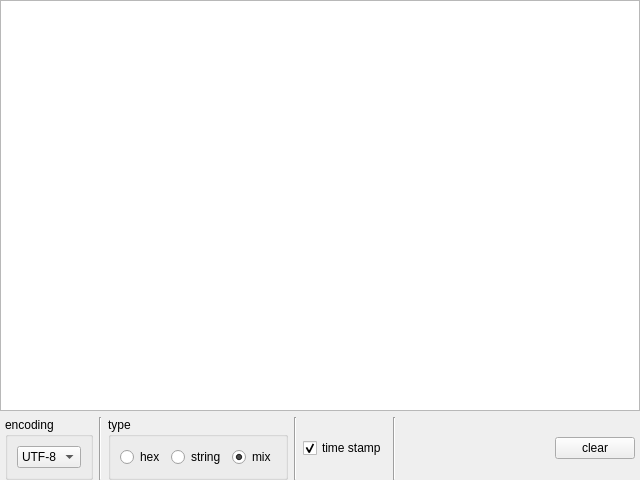
<?xml version="1.0" encoding="UTF-8"?>
<ui version="4.0">
 <class>TextBrowserHexOrString</class>
 <widget class="QWidget" name="TextBrowserHexOrString">
  <property name="geometry">
   <rect>
    <x>0</x>
    <y>0</y>
    <width>640</width>
    <height>480</height>
   </rect>
  </property>
  <property name="windowTitle">
   <string>Form</string>
  </property>
  <layout class="QVBoxLayout" name="verticalLayout">
   <property name="leftMargin">
    <number>0</number>
   </property>
   <property name="topMargin">
    <number>0</number>
   </property>
   <property name="rightMargin">
    <number>0</number>
   </property>
   <property name="bottomMargin">
    <number>0</number>
   </property>
   <item>
    <widget class="QTextEdit" name="textEdit"/>
   </item>
   <item>
    <layout class="QHBoxLayout" name="horizontalLayout">
     <property name="leftMargin">
      <number>5</number>
     </property>
     <property name="rightMargin">
      <number>5</number>
     </property>
     <item>
      <widget class="QGroupBox" name="groupBox">
       <property name="title">
        <string>encoding</string>
       </property>
       <layout class="QGridLayout" name="gridLayout">
        <item row="0" column="0">
         <widget class="QComboBox" name="comboBox_encoding">
          <item>
           <property name="text">
            <string>UTF-8</string>
           </property>
          </item>
          <item>
           <property name="text">
            <string>GBK</string>
           </property>
          </item>
         </widget>
        </item>
       </layout>
      </widget>
     </item>
     <item>
      <widget class="Line" name="line_2">
       <property name="orientation">
        <enum>Qt::Vertical</enum>
       </property>
      </widget>
     </item>
     <item>
      <widget class="QGroupBox" name="groupBox_radioButton_type">
       <property name="title">
        <string>type</string>
       </property>
       <layout class="QHBoxLayout" name="horizontalLayout_2">
        <item>
         <widget class="QRadioButton" name="radioButton_hex">
          <property name="text">
           <string>hex</string>
          </property>
         </widget>
        </item>
        <item>
         <widget class="QRadioButton" name="radioButton_string">
          <property name="text">
           <string>string</string>
          </property>
         </widget>
        </item>
        <item>
         <widget class="QRadioButton" name="radioButton_mix">
          <property name="text">
           <string>mix</string>
          </property>
          <property name="checked">
           <bool>true</bool>
          </property>
         </widget>
        </item>
       </layout>
      </widget>
     </item>
     <item>
      <widget class="Line" name="line">
       <property name="orientation">
        <enum>Qt::Vertical</enum>
       </property>
      </widget>
     </item>
     <item>
      <widget class="QCheckBox" name="checkBox_timestamp">
       <property name="text">
        <string>time stamp</string>
       </property>
       <property name="checked">
        <bool>true</bool>
       </property>
      </widget>
     </item>
     <item>
      <widget class="Line" name="line_3">
       <property name="orientation">
        <enum>Qt::Vertical</enum>
       </property>
      </widget>
     </item>
     <item>
      <spacer name="horizontalSpacer">
       <property name="orientation">
        <enum>Qt::Horizontal</enum>
       </property>
       <property name="sizeHint" stdset="0">
        <size>
         <width>40</width>
         <height>20</height>
        </size>
       </property>
      </spacer>
     </item>
     <item>
      <widget class="QPushButton" name="pushButton_clear">
       <property name="text">
        <string>clear</string>
       </property>
      </widget>
     </item>
    </layout>
   </item>
  </layout>
 </widget>
 <resources/>
 <connections/>
</ui>
